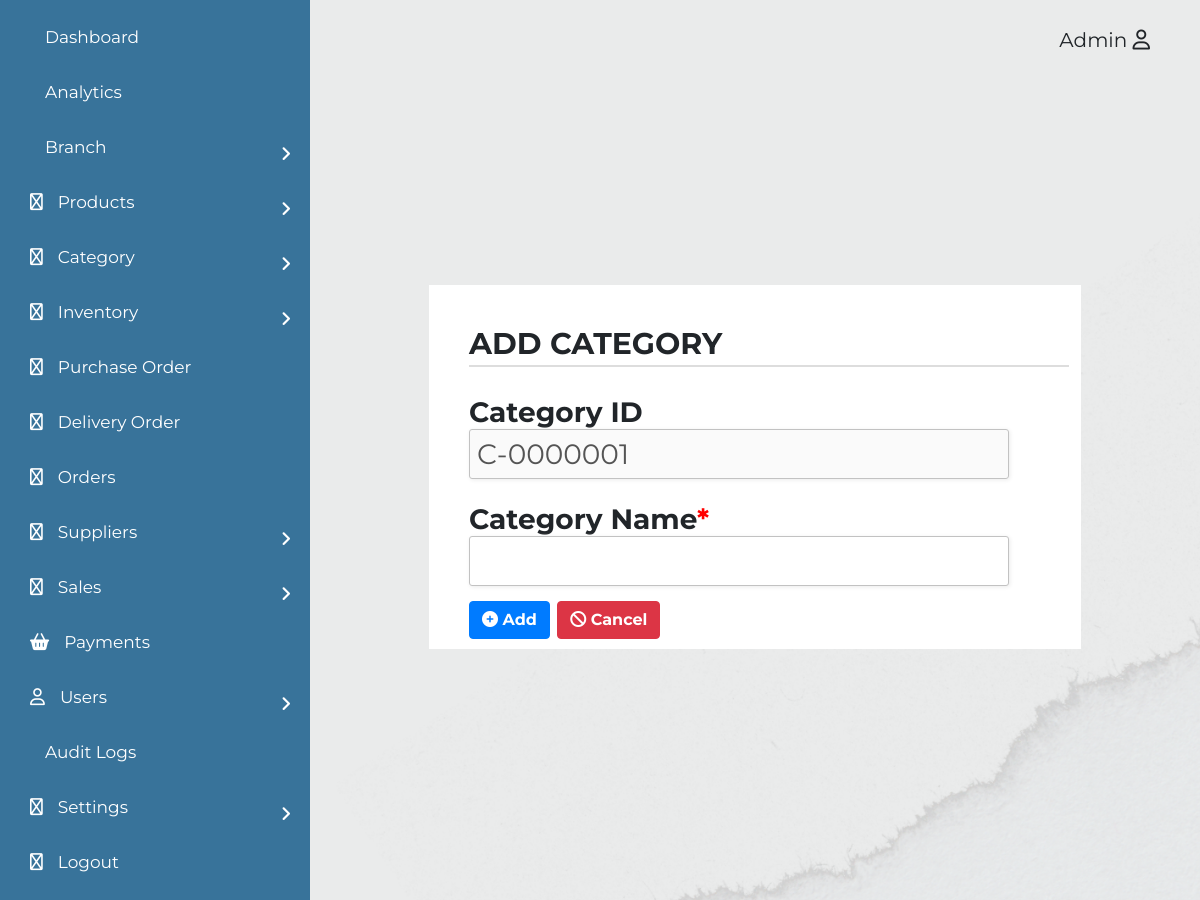
The page /Admin/addcategory_index.php on the database as committed earlier.
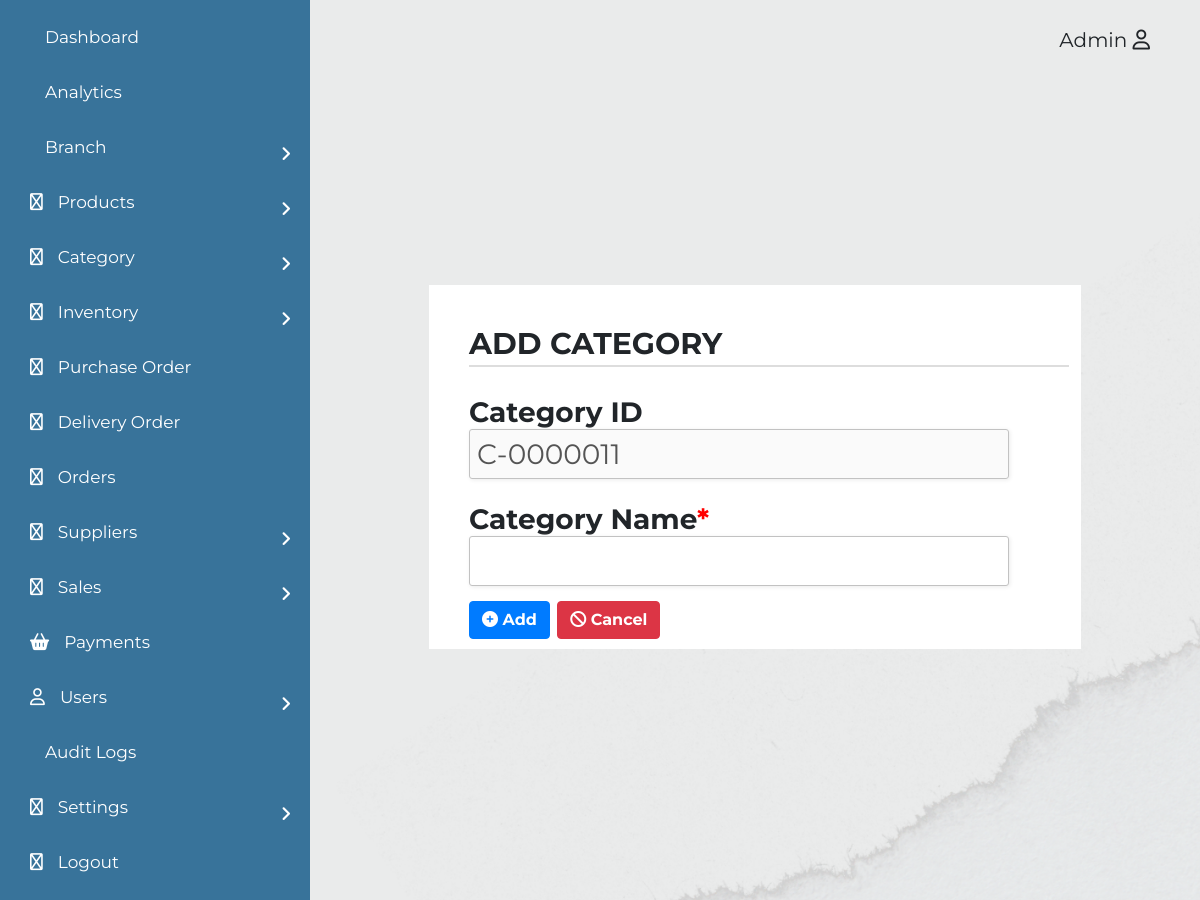
The same page on the database as committed later.
### tables this page shows
CREATE TABLE `tblcategory` (
  `id` varchar(25) NOT NULL,
  `name` varchar(29) NOT NULL,
  `active` tinyint(1) NOT NULL
);

### actions/adddata.php (called while the page is built, shortened)
<?php
	function createId(string $tblName) {
		switch ($tblName) {
			case 'tblcategory':
				$index = "C-";
				break;
		}
		$db = new DbConnect;
		$conn = $db->connect();
		$stmt = $conn->prepare("SELECT * FROM ".$tblName." ORDER BY id DESC LIMIT 1");
		$stmt->execute();
		$items = $stmt->fetchAll(PDO::FETCH_ASSOC);
		foreach ($items as $item) {
			 $lastid = $item['id'];
		}
		if (empty($items)) {
			$number = $index . "0000001";
		} else {
			$idd = str_replace($index,"",$lastid);
			$id = str_pad($idd + 1, 7, 0, STR_PAD_LEFT);
			$number = $index . $id;
		}
		return $number;
	}
 ?>

### Admin/addcategory_index.php (the view, shortened to what this page needs)
<?php
  require_once '../actions/adddata.php';
  $number = createId('tblcategory');
 ?>
<!DOCTYPE html>
<html lang="en" dir="ltr">
  <head>
    <link rel="stylesheet" href="assets/styleaddedit.css">
    <link rel="stylesheet" href="https://pro.fontawesome.com/releases/v6.0.0-beta3/css/all.css" type="text/css">
    <link rel="stylesheet" href="https://cdn.jsdelivr.net/npm/bootstrap@4.0.0/dist/css/bootstrap.min.css">
  </head>
  <body>
    <div class="side-bar">
      <div class="menu">
        <div class="item"><a href="dashboard_index.php"><i class="fa-regular fa-house-blank"></i>Dashboard</a></div>
        <div class="item"><a href="analytics_index.php"><i class="fa-solid fa-chart-mixed"></i>Analytics</a></div>
        <div class="item">
          <a class="sub-btn"><i class="fa-solid fa-ballot"></i>Branch<i class="fas fa-angle-right dropdown"></i></a>
        </div>
        <div class="item">
          <a class="sub-btn"><i class="fa-regular fa-bag-shopping"></i>Products<i class="fas fa-angle-right dropdown"></i></a>
        </div>
        <div class="item">
          <a class="sub-btn"><i class="fa-regular fa-table-cells-large"></i>Category<i class="fas fa-angle-right dropdown"></i></a>
        </div>
        <div class="item">
         <a class="sub-btn"><i class="fa-regular fa-warehouse"></i>Inventory<i class="fas fa-angle-right dropdown"></i></a>
        </div>
        <div class="item"><a href="purchase_index.php"><i class="fa-regular fa-file-invoice"></i>Purchase Order</a></div>
        <div class="item"><a href="delivery_index.php"><i class="fa-regular fa-truck"></i>Delivery Order</a></div>
        <div class="item"><a href="orders_index.php"><i class="fa-regular fa-cart-shopping"></i>Orders</a></div>
        <div class="item">
         <a class="sub-btn"><i class="fa-regular fa-tag"></i>Suppliers<i class="fas fa-angle-right dropdown"></i></a>
        </div>
        <div class="item">
         <a class="sub-btn"><i class="fa-regular fa-wallet"></i>Sales<i class="fas fa-angle-right dropdown"></i></a>
        </div>
        <div class="item"><a href="payment_index.php"><i class="fa-solid fa-basket-shopping"></i>Payments</a></div>
        <div class="item">
         <a class="sub-btn"><i class="fa-regular fa-user"></i>Users<i class="fas fa-angle-right dropdown"></i></a>
        </div>
        <div class="item"><a href="audit_index.php"><i class="fa-regular fa-file-chart-pie"></i>Audit Logs</a></div>
        <div class="item">
         <a class="sub-btn"><i class="fa-regular fa-gears"></i>Settings<i class="fas fa-angle-right dropdown"></i></a>
        </div>
        <div class="item"><a href="login.php"><i class="fa-regular fa-arrow-right-from-bracket"></i>Logout</a></div>
      </div>
    </div>
   <div class="usericon">Admin <i class="fa-regular fa-user"></i></div>
<div class="main">
  <div class="flex-container">
     <div class="flex-items">
       <div class="table-title">
        <div class="form-style-2">
        <div class="form-style-2-heading">ADD CATEGORY</div>
        <form action="" method="post">
        <label for="field1"><span>Category ID<span class="required"></span></span>
          <input type="text" class="input-field" name="categoryid" value="<?php echo $number; ?>" disabled=""></label>
        <label for="field1"><span>Category Name<span class="required">*</span></span><input type="text" class="input-field" name="categoryname" value="" required /></label>
        <div align="left">
          <button type="button" class="btn btn-primary" style="font-size: 16px; font-weight: 700;"><i class="fa fa-plus-circle" aria-hidden="true"></i> Add</button>
          <button type="button" class="btn btn-danger" style="font-size: 16px; font-weight: 700;"><i class="fa fa-ban" aria-hidden="true"></i> Cancel</button>
        </div>
        </form>
        </div>
     </div>
  </div>
</div>
  </body>
</html>

Rows that differ between the two databases and show on the page:
added tblcategory: categoryid "C-0000011"
Other text that changed with them:
form field categoryid: "C-0000001" → (not shown)
